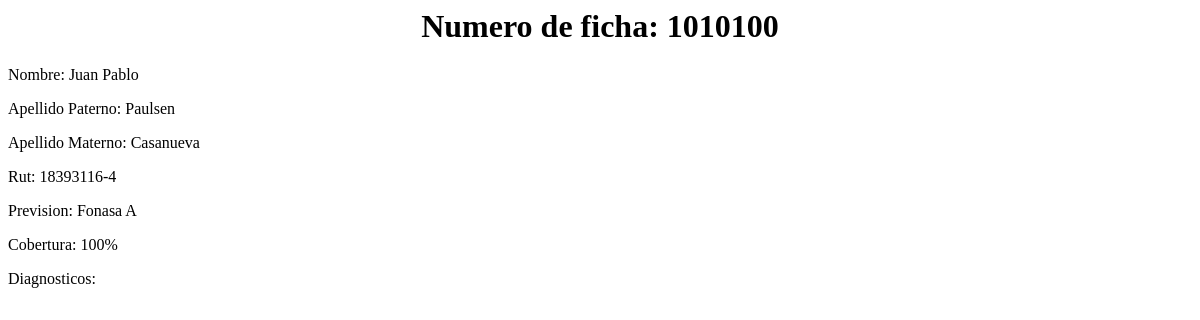
Before: /pacientes/1010100/ with the older database file.
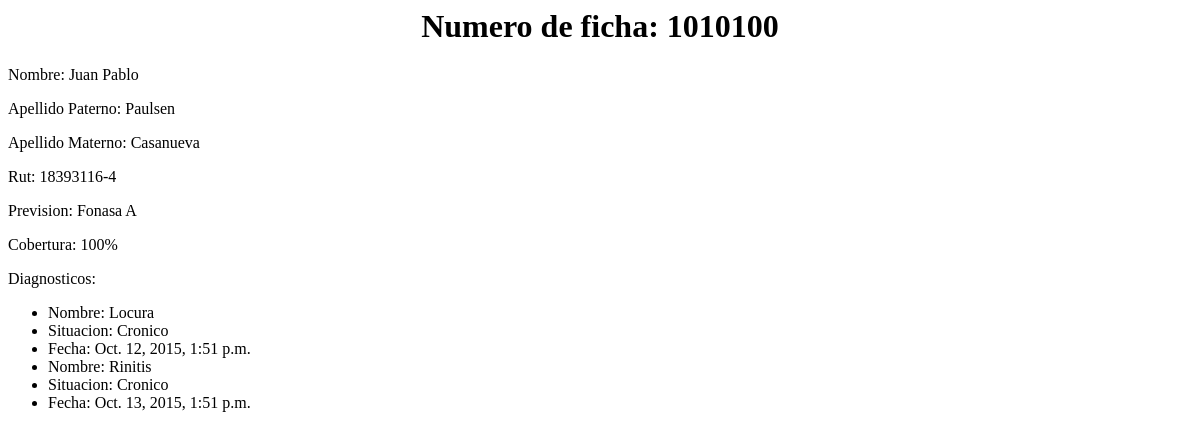
After: the same page with the newer database file.
### pacientes/models.py (models this page shows, shortened)
class Paciente(models.Model):
	numero_ficha=models.IntegerField(unique=True)
	rut=models.CharField(max_length=30,unique=True)
	nombre=models.CharField(max_length=255)
	apellido_paterno=models.CharField(max_length=255)
	apellido_materno=models.CharField(max_length=255)
	fecha_ingreso=models.DateTimeField('date published')
	prevision=models.ForeignKey(Prevision,null=False)

class Prevision(models.Model):
	nombre=models.CharField(max_length=255,unique=True)
	cobertura=models.IntegerField()

class Diagnostico(models.Model):
	paciente=models.ForeignKey(Paciente,null=False)
	nombre=models.CharField(max_length=255,unique=True)
	descripcion=models.CharField(max_length=255,unique=True)
	situacion=models.ForeignKey(Situacion,null=False)
	fecha_diagnostico=models.DateTimeField('date published')

class Situacion(models.Model):
	nombre=models.CharField(max_length=255,unique=True)
	def __str__(self):
		return self.nombre

### pacientes/views.py (the view)
# urls.py: url(r'^(?P<paciente_numero_ficha>[0-9]+)/$', views.detail, name='detail'),
def detail(request, paciente_numero_ficha):
    paciente = Paciente.objects.filter(numero_ficha=paciente_numero_ficha).first()
    diagnosticos = Diagnostico.objects.filter(paciente=paciente)
    template = loader.get_template('pacientes/detail.html')
    context = RequestContext(request, {
        'paciente': paciente,
        'diagnosticos': diagnosticos
    })
    return HttpResponse(template.render(context))

### pacientes/templates/pacientes/detail.html
{% if paciente %}
    <center><h1>Numero de ficha: {{paciente.numero_ficha}}</h1></center>
    <p>Nombre: {{paciente.nombre}}</p>
    <p>Apellido Paterno: {{paciente.apellido_paterno}}</p>
    <p>Apellido Materno: {{paciente.apellido_materno}}</p>
    <p>Rut: {{paciente.rut}}</p>
    <p>Prevision: {{paciente.prevision.nombre}}</p>
    <p>Cobertura: {{paciente.prevision.cobertura}}%</p>
    <p>Diagnosticos:</p>
    <ul>
    {% for diagnostico in diagnosticos %}
        <li>Nombre: {{diagnostico.nombre}}</li>
        <li>Situacion: {{diagnostico.situacion}}</li>
        <li>Fecha: {{diagnostico.fecha_diagnostico}}</li>
    {% endfor %}
    </ul>
{% else %}
    <p>Numero de ficha no encontrado</p>
{% endif %}

Changed rows visible on the page:
added Diagnostico: nombre "Locura", situacion "Cronico", fecha_diagnostico "Oct. 12, 2015, 1:51 p.m."
added Diagnostico: nombre "Rinitis", situacion "Cronico", fecha_diagnostico "Oct. 13, 2015, 1:51 p.m."
